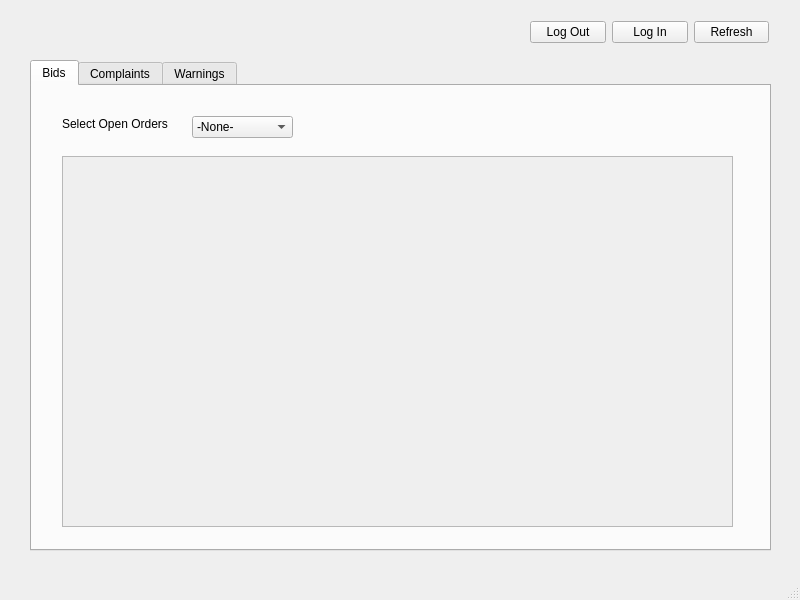
<?xml version="1.0" encoding="UTF-8"?>
<ui version="4.0">
 <class>MainWindow</class>
 <widget class="QMainWindow" name="MainWindow">
  <property name="geometry">
   <rect>
    <x>0</x>
    <y>0</y>
    <width>800</width>
    <height>600</height>
   </rect>
  </property>
  <property name="windowTitle">
   <string>MainWindow</string>
  </property>
  <widget class="QWidget" name="centralwidget">
   <widget class="QTabWidget" name="tabWidget">
    <property name="geometry">
     <rect>
      <x>30</x>
      <y>60</y>
      <width>741</width>
      <height>491</height>
     </rect>
    </property>
    <property name="currentIndex">
     <number>0</number>
    </property>
    <widget class="QWidget" name="tab">
     <attribute name="title">
      <string>Bids</string>
     </attribute>
     <widget class="QComboBox" name="comboBoxBids">
      <property name="geometry">
       <rect>
        <x>160</x>
        <y>30</y>
        <width>101</width>
        <height>22</height>
       </rect>
      </property>
      <item>
       <property name="text">
        <string>-None-</string>
       </property>
      </item>
     </widget>
     <widget class="QScrollArea" name="scrollArea">
      <property name="geometry">
       <rect>
        <x>30</x>
        <y>70</y>
        <width>671</width>
        <height>371</height>
       </rect>
      </property>
      <property name="widgetResizable">
       <bool>true</bool>
      </property>
      <widget class="QWidget" name="scrollAreaWidgetContents">
       <property name="geometry">
        <rect>
         <x>0</x>
         <y>0</y>
         <width>669</width>
         <height>369</height>
        </rect>
       </property>
       <layout class="QVBoxLayout" name="verticalLayout">
        <item>
         <widget class="QLabel" name="label_2">
          <property name="text">
           <string/>
          </property>
         </widget>
        </item>
       </layout>
      </widget>
     </widget>
     <widget class="QLabel" name="label">
      <property name="geometry">
       <rect>
        <x>30</x>
        <y>30</y>
        <width>121</width>
        <height>16</height>
       </rect>
      </property>
      <property name="text">
       <string>Select Open Orders</string>
      </property>
     </widget>
    </widget>
    <widget class="QWidget" name="tab_2">
     <attribute name="title">
      <string>Complaints</string>
     </attribute>
     <widget class="QScrollArea" name="scrollArea_2">
      <property name="geometry">
       <rect>
        <x>30</x>
        <y>70</y>
        <width>671</width>
        <height>371</height>
       </rect>
      </property>
      <property name="widgetResizable">
       <bool>true</bool>
      </property>
      <widget class="QWidget" name="scrollAreaWidgetContents_2">
       <property name="geometry">
        <rect>
         <x>0</x>
         <y>0</y>
         <width>669</width>
         <height>369</height>
        </rect>
       </property>
       <layout class="QVBoxLayout" name="verticalLayout_2">
        <item>
         <widget class="QLabel" name="label_3">
          <property name="text">
           <string/>
          </property>
         </widget>
        </item>
       </layout>
      </widget>
     </widget>
    </widget>
    <widget class="QWidget" name="tab_3">
     <attribute name="title">
      <string>Warnings</string>
     </attribute>
     <widget class="QScrollArea" name="scrollArea_3">
      <property name="geometry">
       <rect>
        <x>30</x>
        <y>70</y>
        <width>671</width>
        <height>371</height>
       </rect>
      </property>
      <property name="widgetResizable">
       <bool>true</bool>
      </property>
      <widget class="QWidget" name="scrollAreaWidgetContents_3">
       <property name="geometry">
        <rect>
         <x>0</x>
         <y>0</y>
         <width>669</width>
         <height>369</height>
        </rect>
       </property>
       <layout class="QVBoxLayout" name="verticalLayout_3">
        <item>
         <widget class="QLabel" name="label_4">
          <property name="text">
           <string/>
          </property>
         </widget>
        </item>
       </layout>
      </widget>
     </widget>
    </widget>
   </widget>
   <widget class="QWidget" name="">
    <property name="geometry">
     <rect>
      <x>530</x>
      <y>20</y>
      <width>239</width>
      <height>25</height>
     </rect>
    </property>
    <layout class="QHBoxLayout" name="horizontalLayout">
     <item>
      <widget class="QPushButton" name="pushButtonLogout">
       <property name="text">
        <string>Log Out</string>
       </property>
      </widget>
     </item>
     <item>
      <widget class="QPushButton" name="pushButtonLogin">
       <property name="text">
        <string>Log In</string>
       </property>
      </widget>
     </item>
     <item>
      <widget class="QPushButton" name="pushButtonRefresh">
       <property name="text">
        <string>Refresh</string>
       </property>
      </widget>
     </item>
    </layout>
   </widget>
  </widget>
  <widget class="QStatusBar" name="statusbar"/>
 </widget>
 <resources/>
 <connections/>
</ui>
